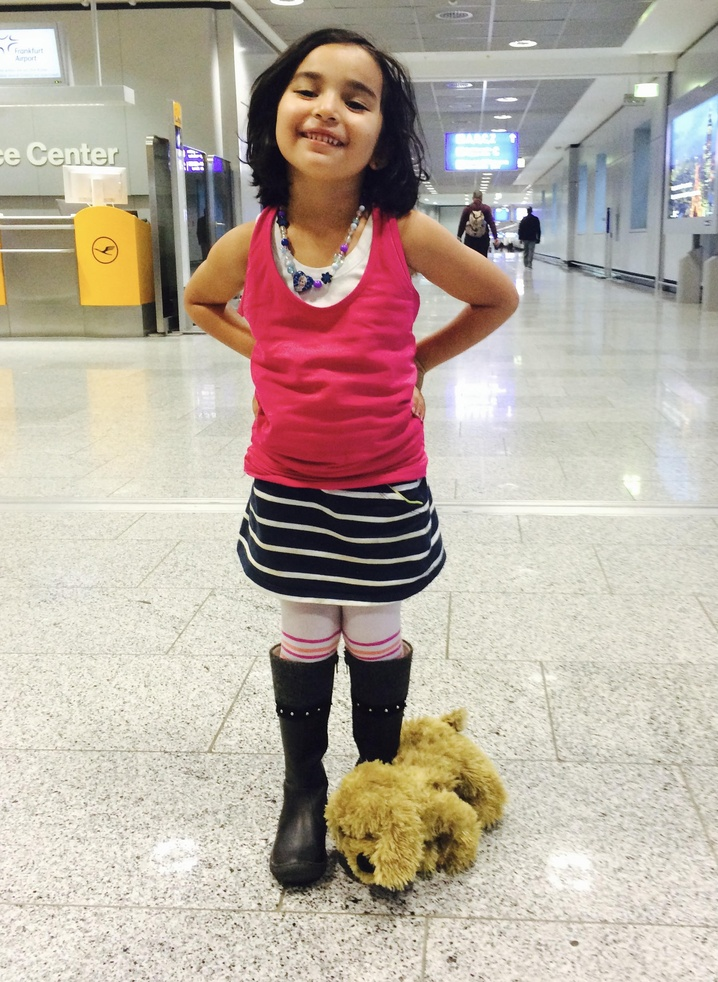
#> input picture Chapter 5:CNNs and Computer Vision/Fig_Sary.jpg, 718 x 982 px, shrunk from 2039 x 2789 before the run
$ python GaborFilters.py
#> lines starting #> are read from the running program, lines starting #| are printed output that depends on the picture
import numpy as np
import matplotlib.pyplot as plt
import matplotlib.cm as cm
from scipy import ndimage as ndi #Multi-dim image processing, we will use convolution from here
from skimage.filters import gabor_kernel

picture = plt.imread('Fig_Sary.jpg')
#> picture is the input picture: shape (982, 718, 3); mean R, G, B 185.2, 172.5, 161.2
# print(picture)
# print(picture.shape)
plt.imshow(picture)
plt.show()

#Save each channel in its own 2D matrix
#Recall: Each channel = R/G/B for colours
R = picture[:,:,0] #Red channel
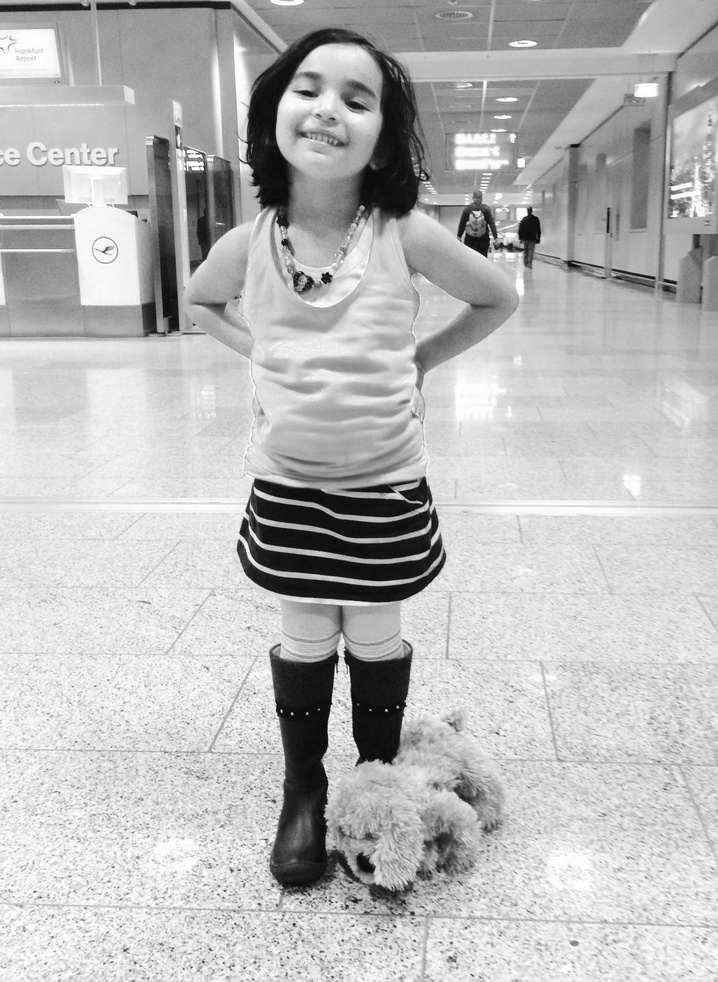
#> R: shape (982, 718); min 0, max 255, mean 185.2
G = picture[:,:,1] #Green channel
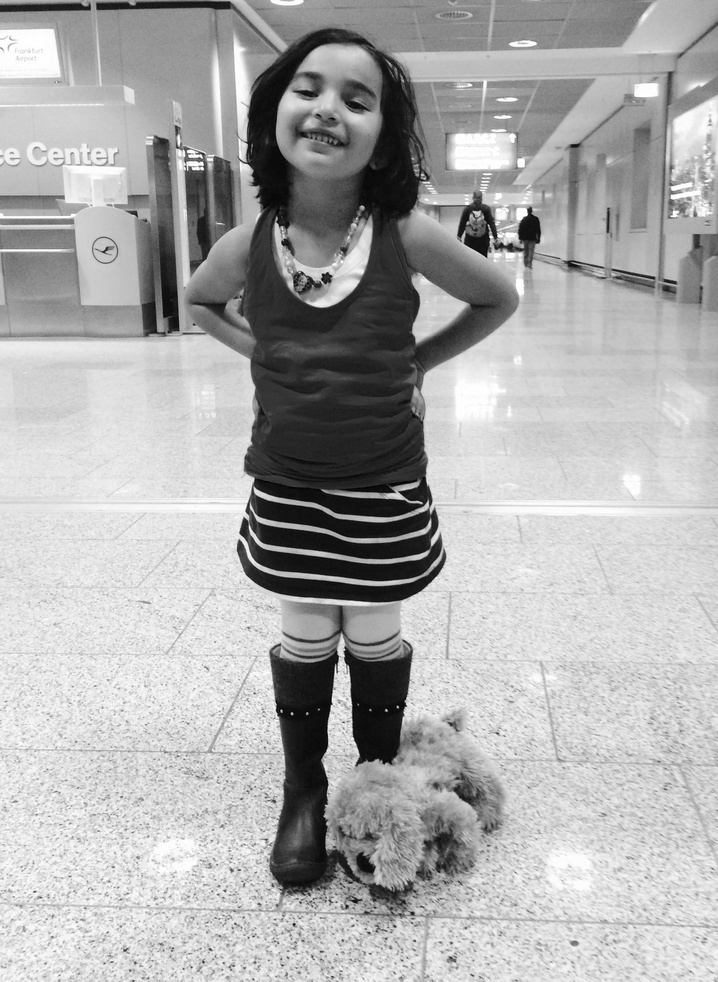
#> G: shape (982, 718); min 0, max 255, mean 172.5
B = picture[:,:,2] #Blue channel
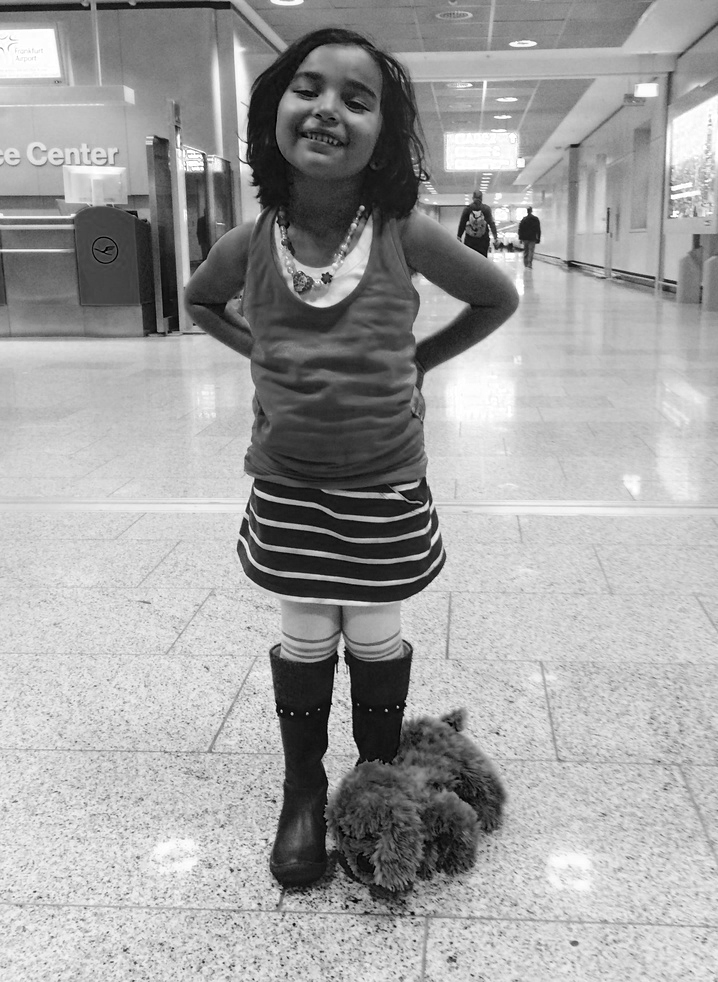
#> B: shape (982, 718); min 0, max 255, mean 161.2
fig,subs = plt.subplots(1,3)
subs[0].imshow(R, cmap=cm.Greys_r)
subs[1].imshow(G, cmap=cm.Greys_r)
subs[2].imshow(B, cmap=cm.Greys_r)
plt.show()
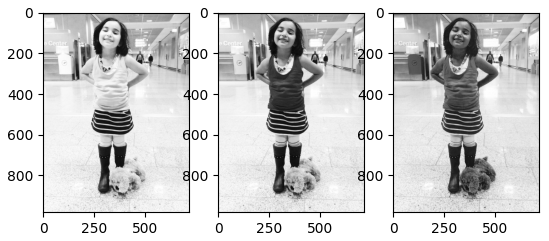
#> figure drawn by matplotlib, 3 panels

#convert initial image to grayscale
gray=np.around(0.2989*R+0.5870*G+0.1140*B).astype(np.uint8)
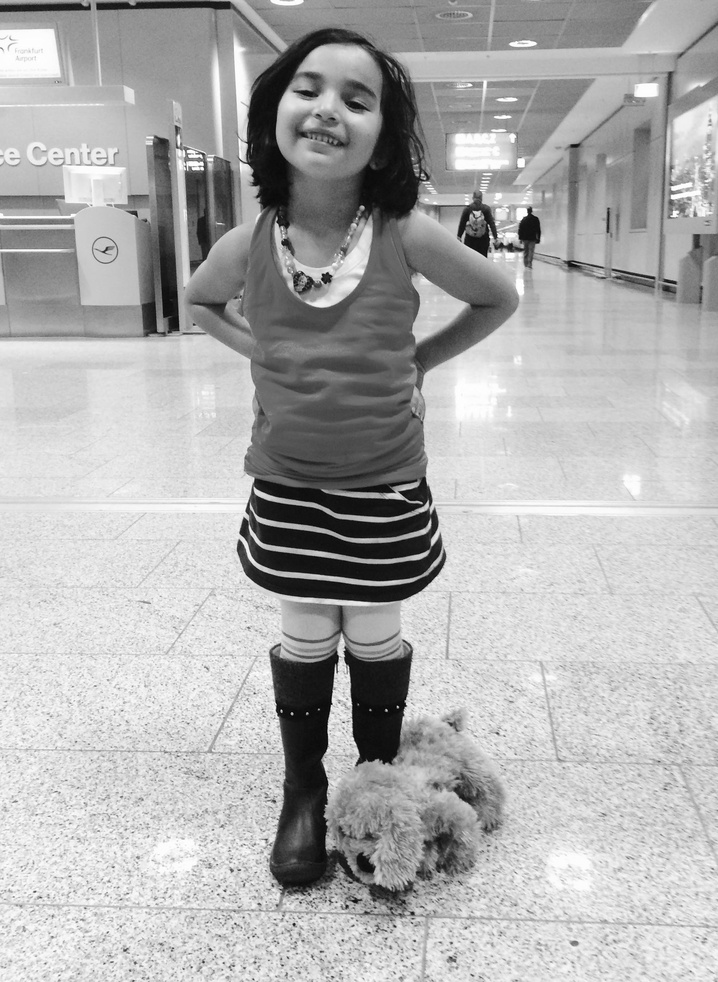
#> gray: shape (982, 718); min 0, max 255, mean 175
gray_image=np.dstack((gray,gray,gray))
plt.imshow(gray_image)
plt.show()

# choose the frequency desired in the texture
frequency=0.025
# f=0.05 captured nice texture for grayscale image
# f=0.1 for green channel

#Gabor filter has a real and imaginary component
# create the filter with the chosen frequency and different orientations
filter_matrix_0=gabor_kernel(frequency, theta=0, bandwidth=1, dtype=np.complex128)
filter_matrix_45=gabor_kernel(frequency, theta=np.pi/4, bandwidth=1, dtype=np.complex128)
filter_matrix_90=gabor_kernel(frequency, theta=np.pi/2, bandwidth=1, dtype=np.complex128)
filter_matrix_135=gabor_kernel(frequency, theta=3*np.pi/4, bandwidth=1, dtype=np.complex128)

# get the real part of the filter
filter_matrix_0=np.real(filter_matrix_0)
filter_matrix_45=np.real(filter_matrix_45)
filter_matrix_90=np.real(filter_matrix_90)
filter_matrix_135=np.real(filter_matrix_135)

# choose the image to filter
image=G # the green channel
# image=gray # one channel of the grayscale image (all channels are equal anyway)

# filter the image by convolution with each filter
#> (the run stopped early here; a loop or call above may not have finished)
